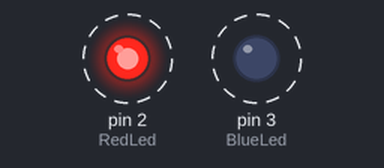
A sketch run on a simulated Arduino Uno, built with avr-gcc and run on an emulated ATmega328P. Parts: output pins drawn as LEDs (lit = HIGH). Dashed ring = blinking.

Above: at 0.1 s.
Timing chart, 0 to 3.0 s (numbered marks = the images above):
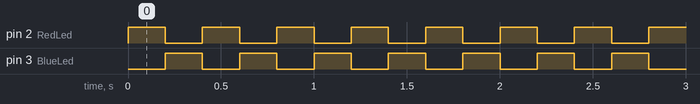

The sketch:

03_AlternatingLeds.ino
```cpp
/*
 * Author: Iwan
 * Project: 03 Alternating Leds
 * Learning Objective: To control two external digital outputs simultaneously
 * and create a visual alternating sequence using technical terminology.
 */

/*
 * Connections via Breadboard:
 * 1. Red LED Anode (+): Connected to Pin 2 via 220 Ohm resistor (Column X).
 * 2. Blue LED Anode (+): Connected to Pin 3 via 220 Ohm resistor (Column Y).
 * 3. Common Ground: Both Cathodes (-) connected to the GND rail of the breadboard.
 * Note: Components in the same column are electrically connected.
 */

#define RedLed 2
#define BlueLed 3

void setup() {
  // Configure both digital pins as outputs to provide voltage
  pinMode(RedLed, OUTPUT);
  pinMode(BlueLed, OUTPUT);
}

void loop() {
  // --- Sequence 1 ---
  // Turn Red LED ON and Blue LED OFF
  digitalWrite(RedLed, HIGH);
  digitalWrite(BlueLed, LOW);
  delay(200); // Wait 200 milliseconds

  // --- Sequence 2 ---
  // Turn Red LED OFF and Blue LED ON
  digitalWrite(RedLed, LOW);
  digitalWrite(BlueLed, HIGH);
  delay(200); // Wait 200 milliseconds
}
```

Measured:
- by itself, pin 2 (RedLed), pin 3 (BlueLed): alternates HIGH for 0.20 s and LOW for 0.20 s
